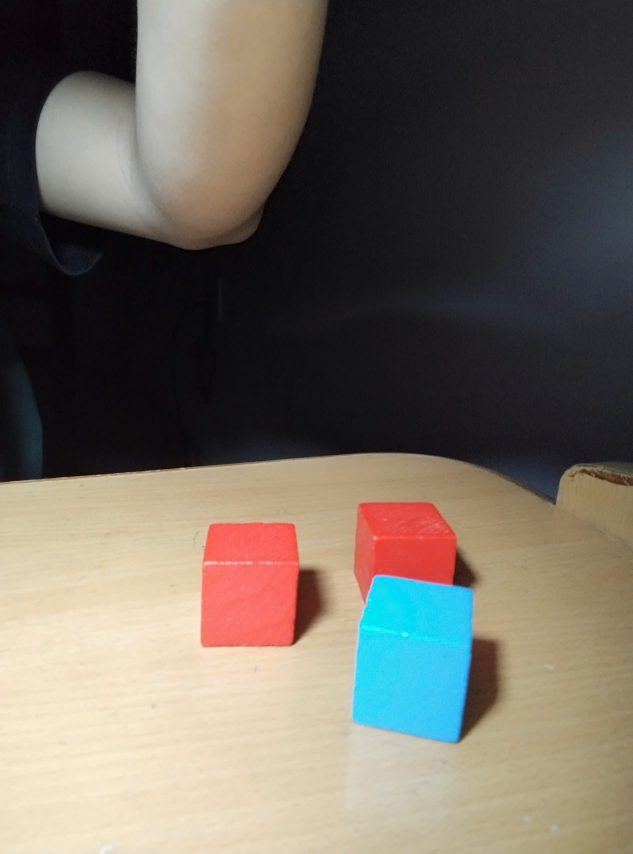
#> input picture data/cluster_1.jpg, 1898 x 2560 px (shown at 1/3 size)
$ python Segmentation.py
#> lines starting #> are read from the running program, lines starting #| are printed output that depends on the picture; after the words box and inside, x2 and y2 are one past the last pixel; in counts of white or black regions, pixels touching at a corner belong together
### helper_func.py
import cv2 as cv
import numpy as np
import os


# [4 lines left out: function load_calibration, not called in this run]

# Power law transfrom - Gamma Correction: a technique to adjust the brightness and the contrast of the image
# O = I^(1/G)
def adjust_gamma(img, gamma = 1.0):
    invGamma = 1/gamma
    table = np.array([((i / 255.0) ** invGamma) * 255
		for i in np.arange(0, 256)]).astype("uint8")
    return cv.LUT(img, table)

# [91 lines left out: functions extract_red, extract_blue, extract_green, mask_3_colors, morp_noise, gray_3_colors and 1 more, not called in this run]

def angle_to_value(angle):
    """Converts an angle (0 to 180) to servo.value (-1 to 1)."""
    return (angle - 90) / 90

### Segmentation.py
import cv2 as cv
import numpy as np
import matplotlib.pyplot as plt
from time import time
from helper_func import extract_red, extract_blue, extract_green, adjust_gamma

# From opencv docs
frame = cv.imread("data/cluster_1.jpg")
#> frame is the input picture: shape (2560, 1898, 3); mean B, G, R 96.7, 106.3, 114

width = int(1920/2)
height = int(1080/2)
frame = cv.resize(frame, (width, height))
#> frame: shape (540, 960, 3)

frame = adjust_gamma(frame, 0.2)

gray = cv.cvtColor(frame,cv.COLOR_BGR2GRAY)
ret, thresh = cv.threshold(gray,0,255,cv.THRESH_BINARY_INV+cv.THRESH_OTSU)
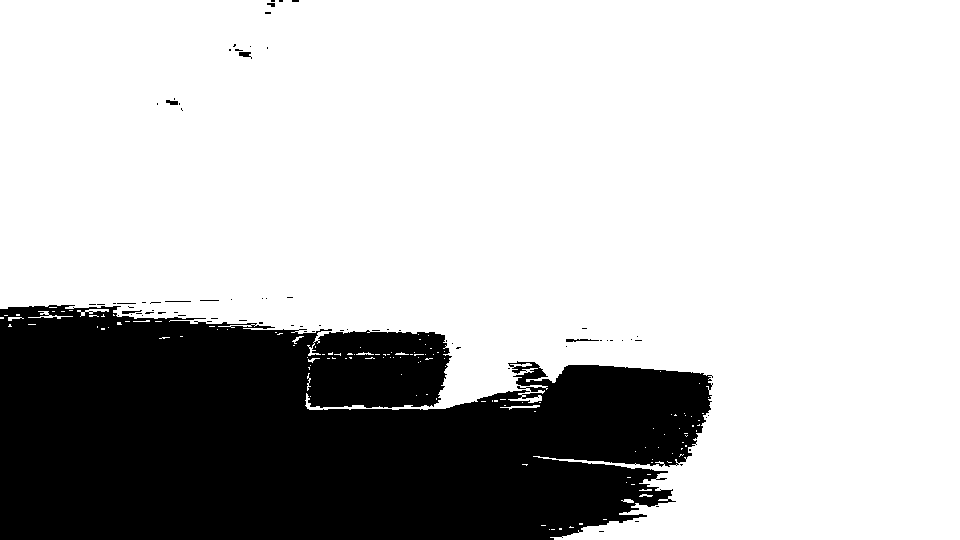
#> thresh: shape (540, 960); 74.5% white; 75 black regions (68 under 20 px), largest, box (x1, y1, x2, y2) and area: (0, 305, 713, 540) 131555, (566, 339, 599, 342) 61, (239, 52, 252, 59) 54
#> ret = 62

# noise removal
kernel = np.ones((3,3),np.uint8)
opening = cv.morphologyEx(thresh,cv.MORPH_OPEN,kernel, iterations = 2)
#> opening: shape (540, 960); 73.9% white; 26 black regions (20 under 20 px), largest, box (x1, y1, x2, y2) and area: (0, 303, 713, 540) 135127, (229, 44, 252, 59) 99, (566, 339, 602, 347) 76, (166, 98, 180, 105) 55, (267, 0, 283, 7) 52, (165, 301, 191, 302) 26

# sure background area
sure_bg = cv.dilate(opening,kernel,iterations=3)
#> sure_bg: shape (540, 960); 74.8% white; 1 black region, box (x1, y1, x2, y2) and area: (0, 307, 709, 540) 130559

# Finding sure foreground area
dist_transform = cv.distanceTransform(opening,cv.DIST_L2,5)
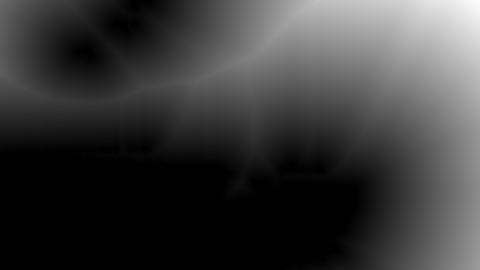
#> dist_transform: shape (540, 960) float32 (shown at 1/2 size); min 0, max 448.4, mean 102.3; drawn with min black and max white
ret, sure_fg = cv.threshold(dist_transform,0.7*dist_transform.max(),255,0)
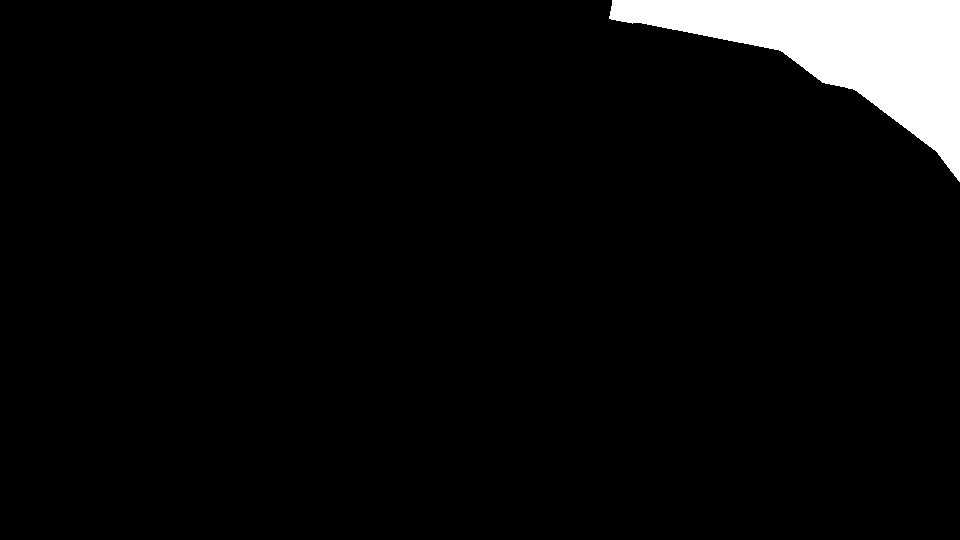
#> sure_fg: shape (540, 960) float32; 4.9% white; 1 white region, box (x1, y1, x2, y2) and area: (609, 0, 960, 182) 25245
#> ret = 313.9

# Finding unknown region
sure_fg = np.uint8(sure_fg)
unknown = cv.subtract(sure_bg,sure_fg)
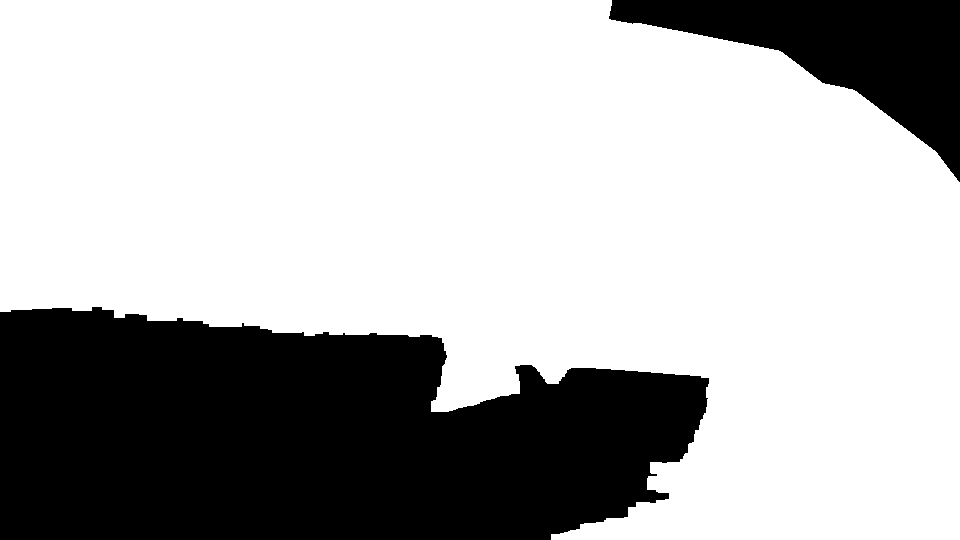
#> unknown: shape (540, 960); 69.9% white; 2 black regions, box (x1, y1, x2, y2) and area: (0, 307, 709, 540) 130559, (609, 0, 960, 182) 25245

# Marker labelling
ret, markers = cv.connectedComponents(sure_fg)
#> ret = 2

# Add one to all labels so that sure background is not 0, but 1
markers = markers+1

# Now, mark the region of unknown with zero
markers[unknown==255] = 0
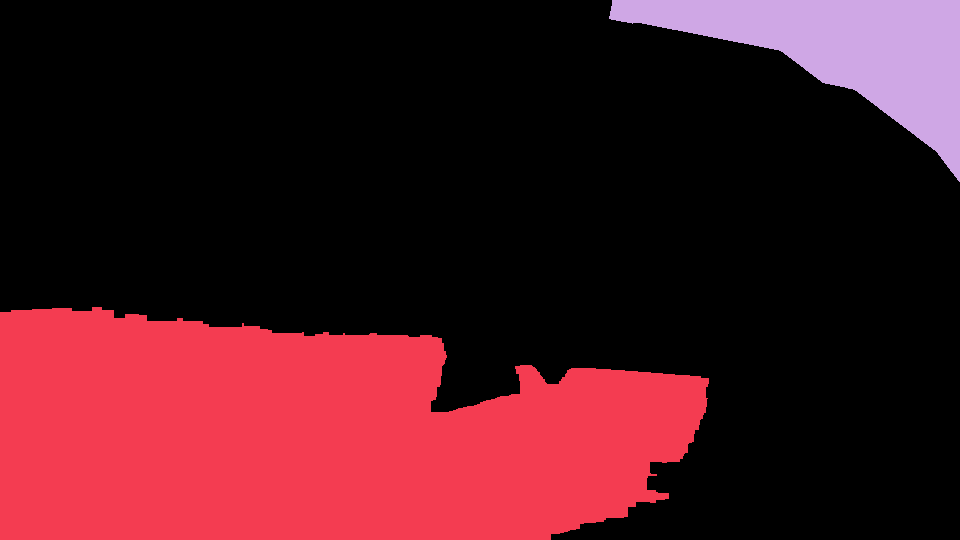
#> markers: shape (540, 960) int32; 3 distinct labels, from 0 to 2; one colour per label, 0 black

markers = cv.watershed(frame,markers)
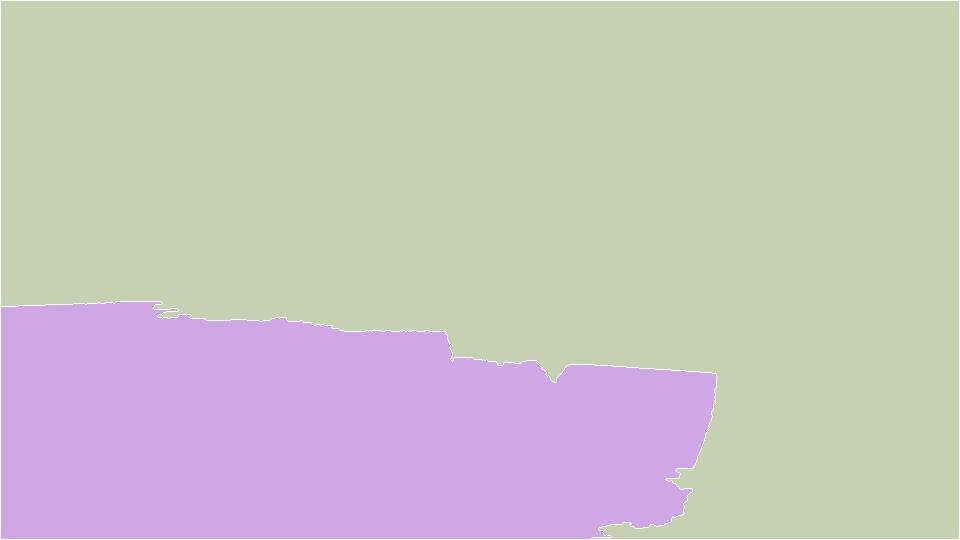
#> markers: shape (540, 960) int32; 3 distinct labels, from -1 to 2; one colour per label, 0 black, -1 white
frame[markers == -1] = [255,0,0]
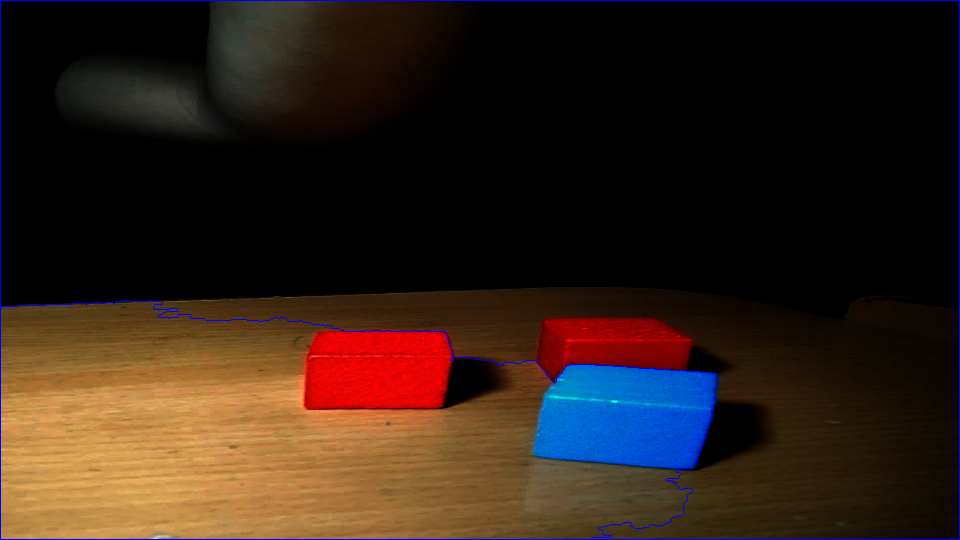
#> frame: shape (540, 960, 3); mean B, G, R 23.5, 33, 49.1
cv.imshow("img", frame)
cv.imshow("gray", gray)
cv.imshow("sure_fg", sure_fg)
cv.imshow("sure_bg", sure_bg)
cv.imshow("thresh", thresh)
cv.waitKey(0)
cv.destroyAllWindows

$ run again, with data/191c0ef1b22b02755b3a7.jpg copied over data/cluster_1.jpg
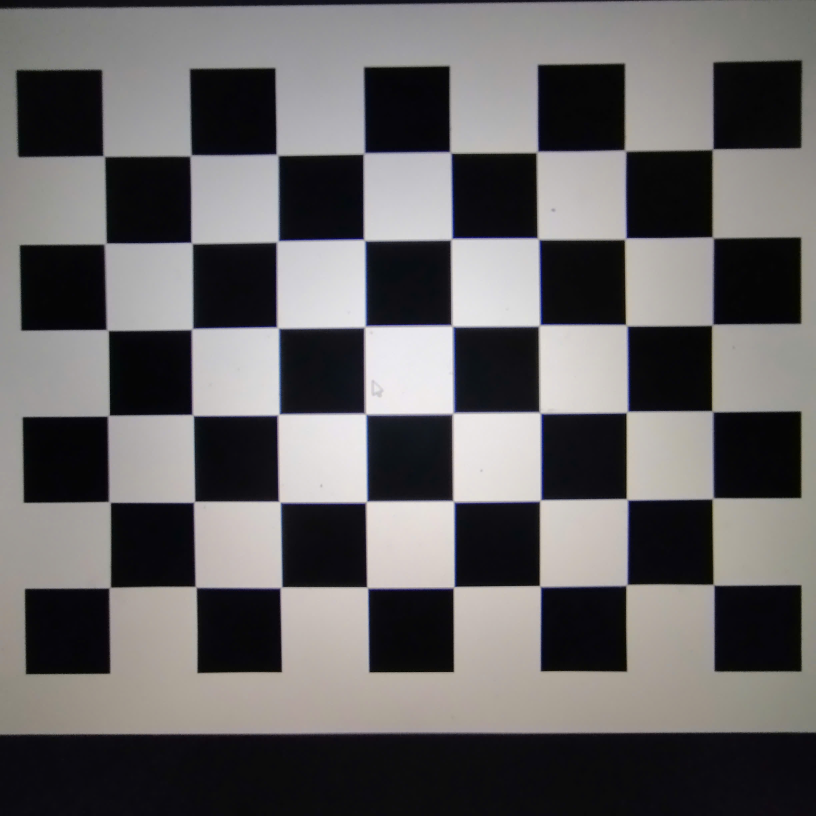
#> input picture data/191c0ef1b22b02755b3a7.jpg, 2448 x 2448 px (shown at 1/3 size)
#> frame is the input picture: shape (2448, 2448, 3); mean B, G, R 99, 98.5, 100.6
#> `ret, thresh = cv.threshold(gray,0,255,cv.THRESH_BINARY_INV+cv.THRESH_O..`:
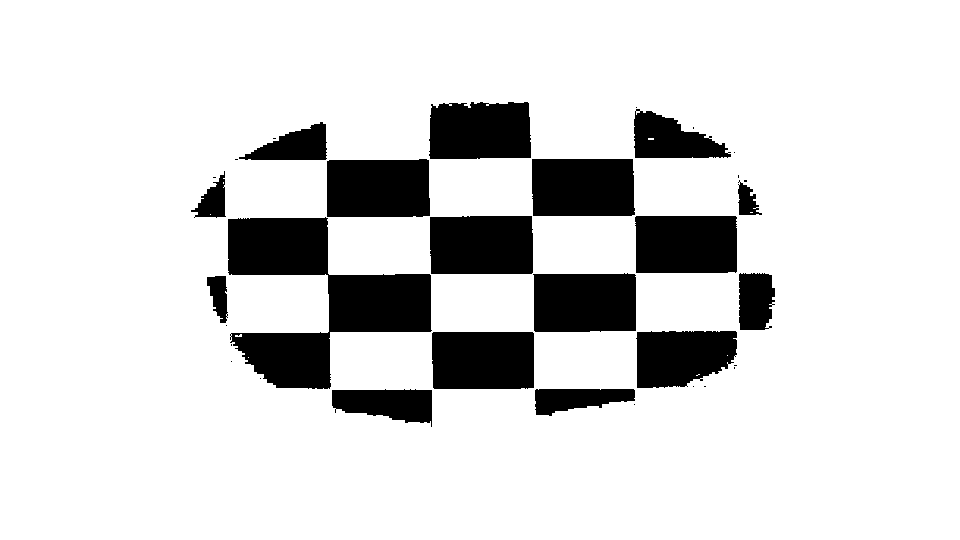
#> thresh: shape (540, 960); 85.6% white; 34 black regions (17 under 20 px), largest, box (x1, y1, x2, y2) and area: (228, 217, 432, 389) 16020, (430, 216, 533, 274) 5901, (533, 273, 636, 332) 5871
#> `ret, thresh = cv.threshold(gray,0,255,cv.THRESH_BINARY_INV+cv.THRESH_O..`: ret = 55
#> opening: shape (540, 960); 85.5% white; 15 black regions (5 under 20 px), largest, box (x1, y1, x2, y2) and area: (228, 102, 636, 389) 46997, (532, 159, 737, 273) 11553, (636, 331, 737, 388) 4911
#> sure_bg: shape (540, 960); 88.4% white; 19 black regions, largest, box (x1, y1, x2, y2) and area: (433, 219, 530, 271) 4981, (537, 277, 633, 329) 4946, (331, 277, 428, 329) 4939
#> `ret, sure_fg = cv.threshold(dist_transform,0.7*dist_transform.max(),25..`: ret = 204
#> unknown: shape (540, 960); 82.8% white; 23 black regions, largest, box (x1, y1, x2, y2) and area: (0, 278, 128, 540) 10791, (847, 409, 960, 540) 6319, (0, 0, 107, 144) 5984
#> `ret, markers = cv.connectedComponents(sure_fg)`: ret = 5
#> `frame[markers == -1] = [255,0,0]`:
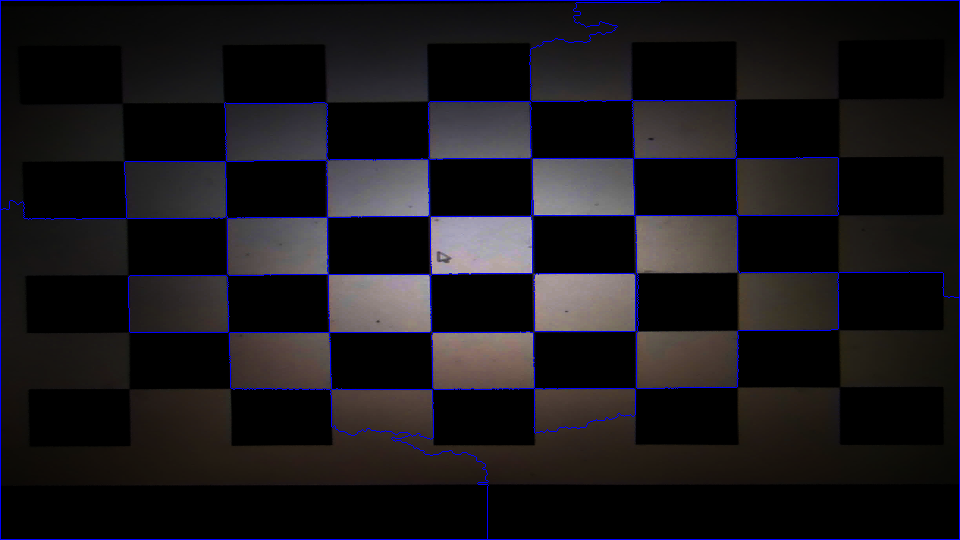
#> frame: shape (540, 960, 3); mean B, G, R 27, 23.2, 25.7
